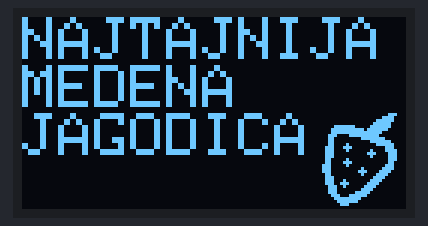
The sketch below on a simulated Arduino Uno, built with avr-gcc and run on an emulated ATmega328P. On the bench: 128×64 one-colour display.

Above: at 0.1 s.

The sketch:

MedJgd.ino
```cpp
#include <Wire.h>
#include <Adafruit_SSD1306.h>
#include <Adafruit_GFX.h>

#define OLED_ADDR   0x3C

Adafruit_SSD1306 display(-1);

#if (SSD1306_LCDHEIGHT != 64)
#error("Height incorrect, please fix Adafruit_SSD1306.h!");
#endif

void setup() {
  display.begin(SSD1306_SWITCHCAPVCC, OLED_ADDR);
  display.clearDisplay();
  const int LOGO_HEIGHT=32;
  const int LOGO_WIDTH=32;

  static const unsigned char PROGMEM jgd[]={
    B00000000, B00000000, B00000000, B00111000,
    B00000000, B00000000, B00000000, B11110000,
    B00000000, B00000000, B00000011, B11110000,
    B00000000, B00000000, B00000111, B11100000,
    B00000000, B11111110, B00001111, B11100000,
    B00000001, B11111111, B11011111, B11000000,
    B00000001, B11111111, B11111111, B00000000,
    B00000011, B10000111, B11111110, B00000000,
    B00000011, B00000000, B01111111, B10000000,
    B00000011, B00000000, B00001111, B11100000,
    B00000011, B00001000, B00000011, B11110000,
    B00000111, B00011100, B00000000, B01110000,
    B00000111, B00001000, B00001000, B01111000,
    B00000111, B00000000, B00011100, B00111000,
    B00000111, B00000000, B00001000, B00111000,
    B00000110, B00001000, B00000000, B00111000,
    B00000110, B00011100, B00000000, B00110000,
    B00001110, B00001000, B00000000, B01110000,
    B00001110, B00000000, B01000000, B11110000,
    B00001110, B00000000, B11100001, B11100000,
    B00000110, B00000000, B01000011, B11000000,
    B00000111, B00000000, B00000111, B10000000,
    B00000111, B00010000, B00001111, B00000000,
    B00000111, B00111000, B00011110, B00000000,
    B00000011, B10010000, B00111100, B00000000,
    B00000011, B10000000, B01111000, B00000000,
    B00000011, B10000001, B11110000, B00000000,
    B00000001, B11000111, B11100000, B00000000,
    B00000000, B11111111, B10000000, B00000000,
    B00000000, B01111111, B00000000, B00000000,
    B00000000, B00111000, B00000000, B00000000,
    B00000000, B00000000, B00000000, B00000000
  };
  display.setTextSize(2);
  display.setTextColor(WHITE);
  display.println("NAJTAJNIJA");
  display.println("MEDENA");
  display.println("JAGODICA");
  display.drawBitmap(96, 32, jgd, LOGO_WIDTH, LOGO_HEIGHT, SSD1306_WHITE);
  display.display();
}

void loop() {

}
```
